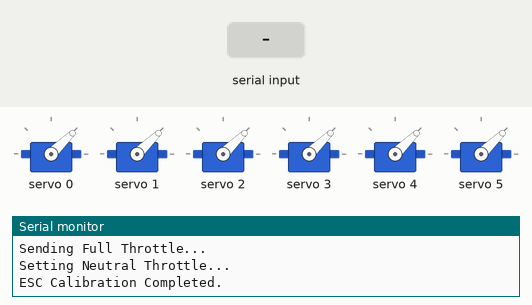
A sketch run on a simulated Arduino Uno, built with avr-gcc and run on an emulated ATmega328P. Parts: 6 × servo, the last lines printed to the serial monitor. The test bench sets the inputs (shaded band).

Above: at 1.2 s.
1.3 s: "up\n" received over Serial
At 1.6 s:
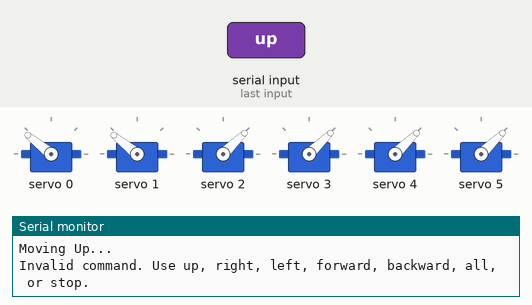
2.8 s: "right\n" received over Serial
At 4.0 s:
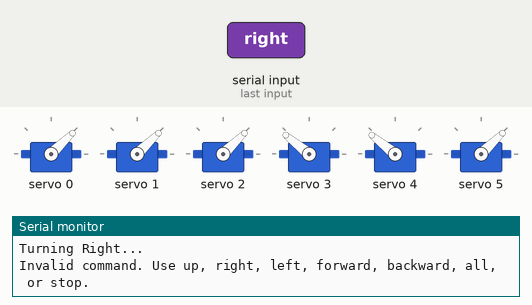
4.3 s: "left\n" received over Serial
At 5.2 s:
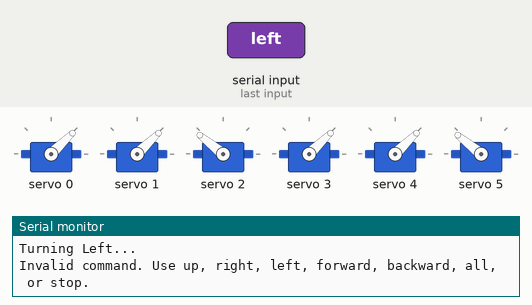
5.8 s: "forward\n" received over Serial
At 6.4 s:
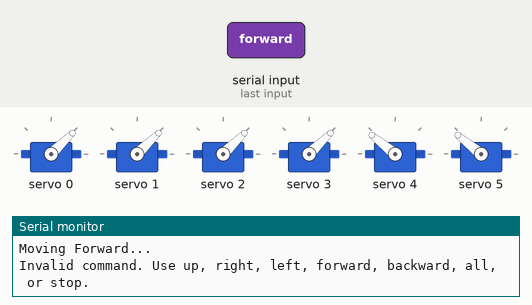
7.3 s: "backward\n" received over Serial
At 7.6 s:
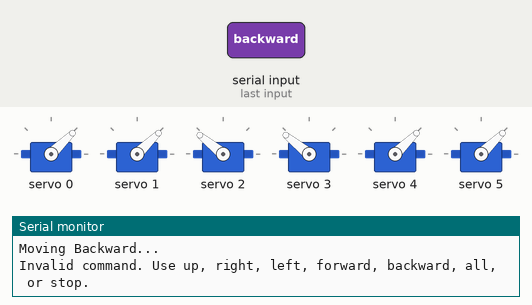
Timing chart, 0 to 9.8 s (numbered marks = the images above; inputs shaded):
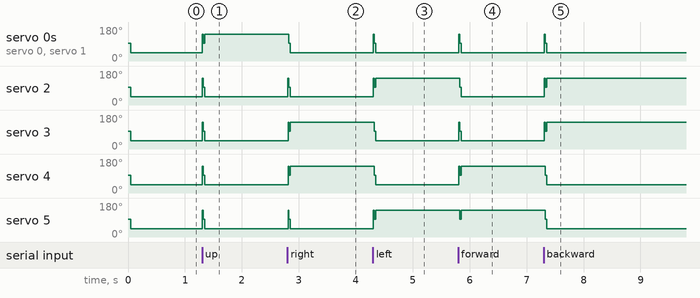

The sketch:

PWM_Control_BLDC.ino
```cpp
#include <Wire.h>
#include <Adafruit_PWMServoDriver.h>

// Initialize PCA9685 driver
Adafruit_PWMServoDriver pwm = Adafruit_PWMServoDriver();

// Motor parameters
const int numMotors = 6;         // Number of motors
const int pwmFrequency = 50;    // Frequency for ESC (50 Hz)
const int pwmFullThrottle = 410; // Full forward throttle (2000 µs)
const int pwmNeutral = 307;      // Neutral throttle (1500 µs)
const int pwmStop = 205;         // Full reverse throttle (1000 µs)

// Function to move specific motors
void moveMotors(const int motors[], int numMotors, int pwmValue) {
  for (int i = 0; i < numMotors; i++) {
    pwm.setPWM(motors[i], 0, pwmValue);
  }
}

// Function to stop all motors
void stopAllMotors() {
  for (int motorChannel = 0; motorChannel < numMotors; motorChannel++) {
    pwm.setPWM(motorChannel, 0, pwmStop); // Ensure motors receive a stop signal
  }
}

// Function to calibrate ESCs
void calibrateESCs() {
  Serial.println("Calibrating ESCs...");

  // Step 1: Full throttle to enter calibration mode for all motors
  for (int motorChannel = 0; motorChannel < numMotors; motorChannel++) {
    pwm.setPWM(motorChannel, 0, pwmFullThrottle);
  }
  Serial.println("Sending Full Throttle...");
  delay(10); // Hold full throttle for 5 seconds

  // Step 2: Neutral throttle to set throttle range for all motors
  for (int motorChannel = 0; motorChannel < numMotors; motorChannel++) {
    pwm.setPWM(motorChannel, 0, pwmNeutral);
  }
  Serial.println("Setting Neutral Throttle...");
  delay(10); // Hold neutral for 3 seconds

  // Step 3: Explicitly stop all motors after calibration
  stopAllMotors();
  Serial.println("ESC Calibration Completed.");
}

void setup() {
  Serial.begin(9600);
  pwm.begin();
  pwm.setPWMFreq(pwmFrequency);
  delay(10);

  // Calibrate ESCs at startup
  calibrateESCs();
}

void loop() {
  // Check for serial commands
  if (Serial.available()) {
    String command = Serial.readStringUntil('\n'); // Read the command from serial
    command.trim();                               // Remove trailing/leading whitespace

    // Recalibrate ESCs before executing a new command
    calibrateESCs();

    if (command == "up") {
      int motors[] = {1, 0}; // Channels for upward movement (M2 and M1)
      moveMotors(motors, 2, pwmFullThrottle);
      Serial.println("Moving Up...");
    } if (command == "right") {
      int motors[] = {3, 4}; // Channels for right movement (M4 and M5)
      moveMotors(motors, 2, pwmFullThrottle);
      Serial.println("Turning Right...");
    } if (command == "left") {
      int motors[] = {2, 5}; // Channels for left movement (M3 and M6)
      moveMotors(motors, 2, pwmFullThrottle);
      Serial.println("Turning Left...");
    } if (command == "forward") {
      int motors[] = {5, 4}; // Channels for forward movement (M6 and M5)
      moveMotors(motors, 2, pwmFullThrottle);
      Serial.println("Moving Forward...");
    } if (command == "backward") {
      int motors[] = {3, 2}; // Channels for backward movement (M4 and M3)
      moveMotors(motors, 2, pwmFullThrottle);
      Serial.println("Moving Backward...");
    } if (command == "all") {
      int motors[] = {0, 1, 2, 3, 4, 5}; // All channels for all motors
      moveMotors(motors, numMotors, pwmFullThrottle);
      Serial.println("Rotating All Motors...");
    } if (command == "stop") {
      stopAllMotors(); // Stop all motors
      Serial.println("Stopping All Motors...");
    } else {
      Serial.println("Invalid command. Use up, right, left, forward, backward, all, or stop.");
    }
  }
}
```

Measured:
- after the input at 1.3 s, servo 0, servo 1: 44° → 141° at once; servo 2–5: 44° → 141° at once, → 93° 0.01 s later, → 44° 0.02 s later
- after the input at 2.8 s, servo 0, servo 1: 141° → 44° at once; servo 2: 44° → 141° at once, → 93° 0.02 s later, → 44° 0.02 s later; servo 3, servo 4: 44° → 141° at once; servo 5: 44° → 141° at once, → 93° 0.01 s later, → 44° 0.02 s later
- after the input at 4.3 s, servo 0: 44° → 141° at once, → 93° 0.02 s later, → 44° 0.02 s later; servo 1: 44° → 141° at once, → 93° 0.01 s later, → 44° 0.02 s later; servo 2, servo 5: 44° → 141° at once; servo 3, servo 4: 141° → 44° at once
- after the input at 5.8 s, servo 0: 44° → 141° at once, → 93° 0.02 s later, → 44° 0.02 s later; servo 1, servo 3: 44° → 141° at once, → 93° 0.01 s later, → 44° 0.02 s later; servo 2: 141° → 44° at once; servo 4: 44° → 141° at once; servo 5: 141° → 93° at once, → 141° 0.02 s later
- after the input at 7.3 s, servo 0: 44° → 141° at once, → 93° 0.02 s later, → 44° 0.02 s later; servo 1: 44° → 141° at once, → 93° 0.01 s later, → 44° 0.02 s later; servo 2, servo 3: 44° → 141° at once; servo 4, servo 5: 141° → 44° at once
